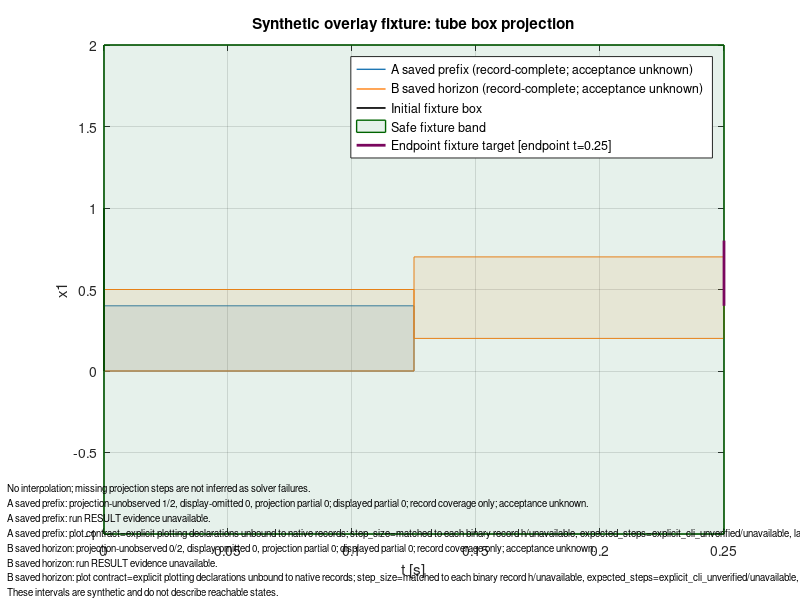

MATLAB code to generate this figure:
% Generated by torch_tm_flowpipe.flowpipe_plot
% Axis-aligned box projection; this is not a Flow* octagon.
% Missing observer steps are not interpolated.
figure('Color','w'); hold on; box on; grid on;
h_1 = plot(nan, nan, '-', 'Color', [0.1216 0.4667 0.7059], 'LineWidth', 1.0);
boxes_1_complete = [
  0 0.125 0 0.40000000000000002;
];
for i = 1:size(boxes_1_complete,1)
  b = boxes_1_complete(i,:);
  if b(1) == b(2) && b(3) == b(4)
    plot(b(1), b(3), '.', 'Color', [0.1216 0.4667 0.7059], 'MarkerSize', 8);
  elseif b(1) == b(2) || b(3) == b(4)
    plot([b(1) b(2)], [b(3) b(4)], '-', 'Color', [0.1216 0.4667 0.7059], 'LineWidth', 0.8);
  else
    patch([b(1) b(2) b(2) b(1)], [b(3) b(3) b(4) b(4)], [0.1216 0.4667 0.7059], 'FaceAlpha', 0.10, 'EdgeColor', [0.1216 0.4667 0.7059], 'LineStyle', '-', 'LineWidth', 0.35);
  end
end
boxes_1_partial = [
];
for i = 1:size(boxes_1_partial,1)
  b = boxes_1_partial(i,:);
  if b(1) == b(2) && b(3) == b(4)
    plot(b(1), b(3), 'o', 'Color', [0.1216 0.4667 0.7059], 'MarkerSize', 4);
  elseif b(1) == b(2) || b(3) == b(4)
    plot([b(1) b(2)], [b(3) b(4)], '--', 'Color', [0.1216 0.4667 0.7059], 'LineWidth', 0.8);
  else
    patch([b(1) b(2) b(2) b(1)], [b(3) b(3) b(4) b(4)], [0.1216 0.4667 0.7059], 'FaceAlpha', 0.02, 'EdgeColor', [0.1216 0.4667 0.7059], 'LineStyle', '--', 'LineWidth', 0.35);
  end
end
h_2 = plot(nan, nan, '-', 'Color', [1.0000 0.4980 0.0549], 'LineWidth', 1.0);
boxes_2_complete = [
  0 0.125 0 0.5;
  0.125 0.25 0.20000000000000001 0.69999999999999996;
];
for i = 1:size(boxes_2_complete,1)
  b = boxes_2_complete(i,:);
  if b(1) == b(2) && b(3) == b(4)
    plot(b(1), b(3), '.', 'Color', [1.0000 0.4980 0.0549], 'MarkerSize', 8);
  elseif b(1) == b(2) || b(3) == b(4)
    plot([b(1) b(2)], [b(3) b(4)], '-', 'Color', [1.0000 0.4980 0.0549], 'LineWidth', 0.8);
  else
    patch([b(1) b(2) b(2) b(1)], [b(3) b(3) b(4) b(4)], [1.0000 0.4980 0.0549], 'FaceAlpha', 0.10, 'EdgeColor', [1.0000 0.4980 0.0549], 'LineStyle', '-', 'LineWidth', 0.35);
  end
end
boxes_2_partial = [
];
for i = 1:size(boxes_2_partial,1)
  b = boxes_2_partial(i,:);
  if b(1) == b(2) && b(3) == b(4)
    plot(b(1), b(3), 'o', 'Color', [1.0000 0.4980 0.0549], 'MarkerSize', 4);
  elseif b(1) == b(2) || b(3) == b(4)
    plot([b(1) b(2)], [b(3) b(4)], '--', 'Color', [1.0000 0.4980 0.0549], 'LineWidth', 0.8);
  else
    patch([b(1) b(2) b(2) b(1)], [b(3) b(3) b(4) b(4)], [1.0000 0.4980 0.0549], 'FaceAlpha', 0.02, 'EdgeColor', [1.0000 0.4980 0.0549], 'LineStyle', '--', 'LineWidth', 0.35);
  end
end
initial_box = [0 0 0 1];
if initial_box(1) == initial_box(2) && initial_box(3) == initial_box(4)
  h_initial = plot(initial_box(1), initial_box(3), 'ko', 'MarkerSize', 4);
elseif initial_box(1) == initial_box(2) || initial_box(3) == initial_box(4)
  h_initial = plot([initial_box(1) initial_box(2)], [initial_box(3) initial_box(4)], 'k-', 'LineWidth', 1.2);
else
  h_initial = patch([initial_box(1) initial_box(2) initial_box(2) initial_box(1)], [initial_box(3) initial_box(3) initial_box(4) initial_box(4)], 'w', 'FaceColor', 'none', 'EdgeColor', 'k', 'LineWidth', 1.2);
end
region_1 = [0 0.25 -1 2];
if region_1(1) == region_1(2) && region_1(3) == region_1(4)
  h_region_1 = plot(region_1(1), region_1(3), 'o', 'Color', [0.0000 0.3922 0.0000], 'MarkerSize', 5);
elseif region_1(1) == region_1(2) || region_1(3) == region_1(4)
  h_region_1 = plot([region_1(1) region_1(2)], [region_1(3) region_1(4)], '-', 'Color', [0.0000 0.3922 0.0000], 'LineWidth', 2);
else
  h_region_1 = patch([region_1(1) region_1(2) region_1(2) region_1(1)], [region_1(3) region_1(3) region_1(4) region_1(4)], [0.1804 0.5451 0.3412], 'FaceAlpha', 0.12, 'EdgeColor', [0.0000 0.3922 0.0000], 'LineStyle', '-', 'LineWidth', 1.0);
end
region_2 = [0.25 0.25 0.40000000000000002 0.80000000000000004];
if region_2(1) == region_2(2) && region_2(3) == region_2(4)
  h_region_2 = plot(region_2(1), region_2(3), 'o', 'Color', [0.4784 0.0275 0.3686], 'MarkerSize', 5);
elseif region_2(1) == region_2(2) || region_2(3) == region_2(4)
  h_region_2 = plot([region_2(1) region_2(2)], [region_2(3) region_2(4)], '-', 'Color', [0.4784 0.0275 0.3686], 'LineWidth', 2);
else
  h_region_2 = patch([region_2(1) region_2(2) region_2(2) region_2(1)], [region_2(3) region_2(3) region_2(4) region_2(4)], [0.6980 0.0941 0.5333], 'FaceAlpha', 0.12, 'EdgeColor', [0.4784 0.0275 0.3686], 'LineStyle', '-', 'LineWidth', 1.0);
end
xlabel('t [s]');
ylabel('x1');
title('Synthetic overlay fixture: tube box projection');
legend([h_1 h_2 h_initial h_region_1 h_region_2], {'A saved prefix (record-complete; acceptance unknown)', 'B saved horizon (record-complete; acceptance unknown)', 'Initial fixture box', 'Safe fixture band', 'Endpoint fixture target [endpoint t=0.25]'}, 'Location', 'best');
annotation('textbox', [0.01 0.005 0.98 0.215], 'String', {'No interpolation; missing projection steps are not inferred as solver failures.'; 'A saved prefix: projection-unobserved 1/2, display-omitted 0, projection partial 0; displayed partial 0; record coverage only; acceptance unknown.'; 'A saved prefix: run RESULT evidence unavailable.'; 'A saved prefix: plot contract=explicit plotting declarations unbound to native records; step_size=matched to each binary record h/unavailable, expected_steps=explicit_cli_unverified/unavailable, lane_count=explicit_cli_unverified/unavailable.'; 'B saved horizon: projection-unobserved 0/2, display-omitted 0, projection partial 0; displayed partial 0; record coverage only; acceptance unknown.'; 'B saved horizon: run RESULT evidence unavailable.'; 'B saved horizon: plot contract=explicit plotting declarations unbound to native records; step_size=matched to each binary record h/unavailable, expected_steps=explicit_cli_unverified/unavailable, lane_count=explicit_cli_unverified/unavailable.'; 'These intervals are synthetic and do not describe reachable states.'}, 'EdgeColor', 'none', 'FontSize', 7, 'Interpreter', 'none', 'FitBoxToText', 'on');
% Use exportgraphics(gcf, 'plot.pdf', 'ContentType', 'vector') if desired.
